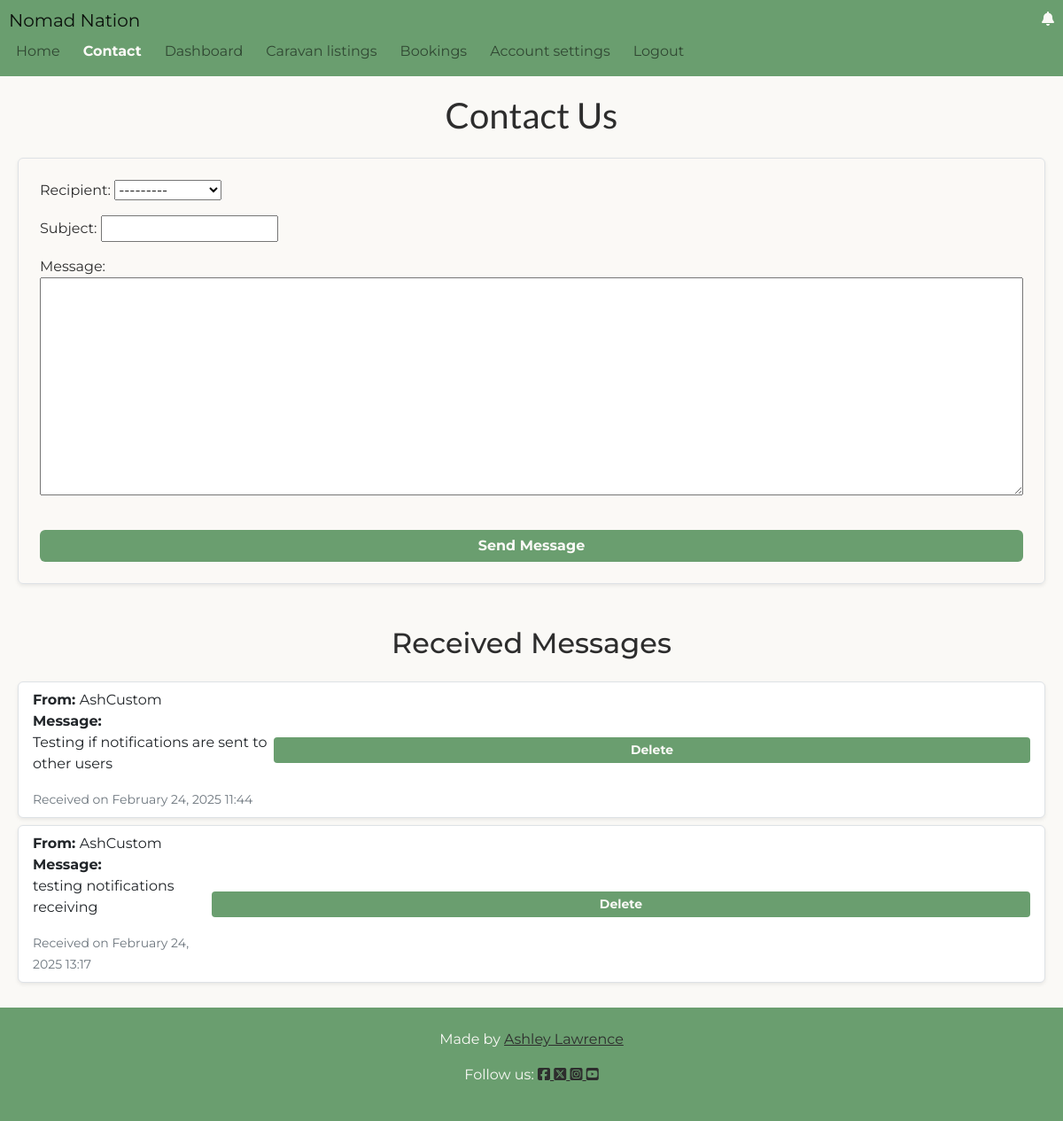
/contact/ (signed in), run on the app's committed database.
### main/models.py (models this page shows, shortened)
class ContactMessage(models.Model):
    sender = models.ForeignKey(
        User,
        on_delete=models.SET_NULL,
        null=True,
        blank=True,
        related_name='message_sent'
    )
    recipient = models.ForeignKey(
        User,
        on_delete=models.SET_NULL,
        null=True,
        blank=True,
        related_name='messages_received'
    )
    subject = models.CharField(max_length=200)
    message = models.TextField()
    sent_at = models.DateTimeField(auto_now_add=True)
    is_read = models.BooleanField(default=False)

### main/views.py (the view)
# urls.py: path('contact/', views.contact_view, name='contact'),
def contact_view(request):
    received_messages = ContactMessage.objects.none()
    if request.user.is_authenticated:
        received_messages = ContactMessage.objects.filter(
            recipient=request.user
        )
    if request.method == 'POST':
        form = ContactForm(
            request.POST,
            user=request.user if request.user.is_authenticated else None
        )
        if form.is_valid():
            contact_message = form.save(commit=False)
            contact_message.sender = (
                request.user if request.user.is_authenticated else None
            )
            if not request.user.is_authenticated:
                recipient = User.objects.filter(is_superuser=True).first()
            else:
                recipient = form.cleaned_data.get('recipient')
            if recipient:
                contact_message.recipient = recipient
                contact_message.save()
                sender_name = (
                    contact_message.sender.username
                    if contact_message.sender
                    else _("Guest")
                )
                Notification.objects.create(
                    user=recipient,
                    type=Notification.CONTACT_FORM,
                    message=(
                        _("New contact message from ") + f"{sender_name}."
                    ),
                    created_by=(
                        request.user if request.user.is_authenticated else None
                    ),
                )
            messages.success(
                request, _("Your message has been sent successfully.")
            )
            return redirect("homepage")
    else:
        form = ContactForm(
            user=request.user if request.user.is_authenticated else None
        )
    return render(
        request,
        "main/contact.html",
        {"form": form, "received_messages": received_messages},
    )

### main/forms.py
class ContactForm(forms.ModelForm):
    class Meta:
        model = ContactMessage
        fields = ['recipient', 'subject', 'message']
    def __init__(self, *args, **kwargs):
        self.user = kwargs.pop('user', None)
        super().__init__(*args, **kwargs)
        if self.user and self.user.is_authenticated:
            self.fields['recipient'].queryset = User.objects.exclude(
                is_superuser=True
            )
        else:
            self.fields['recipient'].queryset = User.objects.filter(
                is_superuser=True
            )

### main/templates/main/contact.html (shortened to what this page needs)
{% extends "base.html" %}
{% load i18n %}
{% block content %}
<div class="container d-flex flex-column justify-content-center align-items-center bg-styles log-wrap">
    <h1 class="text-center mb-4 title">{% trans "Contact Us" %}</h1>
    <form method="post" class="p-4 border rounded shadow-sm mx-auto w-100">
        {{ form.as_p }}
        <button type="submit" class="btn btn-primary w-100 mt-3 btn-styles">
            {% trans "Send Message" %}
        </button>
    </form>
    {% if user.is_authenticated and received_messages %}
    <h2 class="text-center mt-5">{% trans "Received Messages" %}</h2>
    <div class="list-group w-100 mt-3">
        {% for message in received_messages %}
            <div class="list-group-item border rounded shadow-sm mb-2 d-flex justify-content-between align-items-center">
                <div>
                    <strong>{% trans "From:" %} </strong>
                    {{ message.sender.username|default:"Guest" }} <br>
                    <strong>{% trans "Message:" %} </strong>
                    <p>{{ message.message }}</p>
                    <small class="text-muted">
                        {% trans "Received on" %} {{ message.sent_at|date:"F j, Y H:i" }}
                    </small>
                </div>
                <form method="post" action="{% url 'delete_message' message.id %}" class="ml-3 border-0">
                    <button type="submit" class="btn btn-danger btn-sm btn-styles w-100">
                        {% trans "Delete" %}
                    </button>
                </form>
            </div>
        {% empty %}
            <p class="text-center">{% trans "No messages received." %}</p>
        {% endfor %}
    </div>
    {% endif %}
</div>
{% endblock %}

### static/css/styles.css (style rules this page uses)
:root { --p-colour: #6A9E6F; --p-accent: #87CEEB; --s-accent: #F4A261; --b-colour: #FAF9F6; --p-text: #2D2D2D; --bs-primary: var(--p-colour); --bs-secondary: var(--s-accent); --bs-info: var(--p-accent); --bs-light: var(--b-colour); --bs-dark: var(--p-text); }
html, body { min-height: 100%; width: 100%; overflow-x: hidden; margin: 0; padding: 0; display: flex; flex-direction: column; font-family: 'Montserrat', sans-serif !important; }
.bg-styles { background-color: var(--b-colour); color: var(--p-text); }
.btn-styles { font-weight: 700; background-color: var(--p-colour); color: var(--b-colour); border: var(--p-colour); }
.title { font-family: 'Lato', sans-serif !important; }
.log-wrap { max-width: 100%; width: 100%; padding: 20px; box-sizing: border-box; }
form { width: 100%; background-color: #faf9f650; border: 1px solid #ddd; box-sizing: border-box; border-radius: 10px; }
textarea { width: 100%; max-width: 100%; box-sizing: border-box; }

### data on the page
ContactMessage: sender.username "AshCustom", message "Testing if notifications are sent to other users", sent_at "February 24, 2025 11:44"
ContactMessage: sender.username "AshCustom", message "testing notifications receiving", sent_at "February 24, 2025 13:17"
